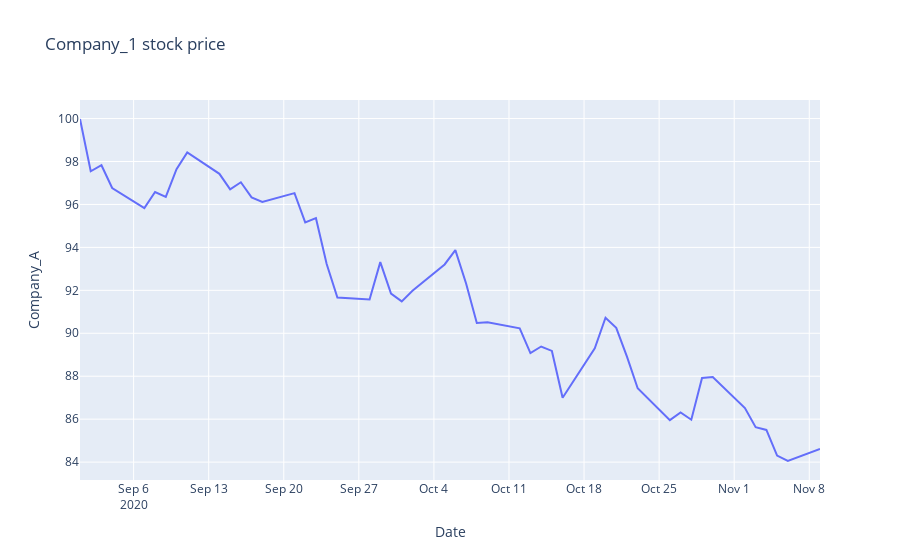

The notebook cell saved with this chart:
### Code cell
# Exercise 6: Plotly 1

import numpy as np
import pandas as pd
import plotly.express as px

#Generate random price data
returns = np.random.randn(50)
price = 100 + np.cumsum(returns)

dates = pd.date_range(start='2020-09-01', periods=50, freq='B')
df = pd.DataFrame(zip(dates, price),
                  columns=['Date','Company_A'])

#Plot with PLotly Express
fig = px.line(
    df,
    x='Date',
    y='Company_A',
    title='Company_1 stock price',
    labels={'Date': 'Date', 'Company_A':'Company_A'}
)
fig.show()
